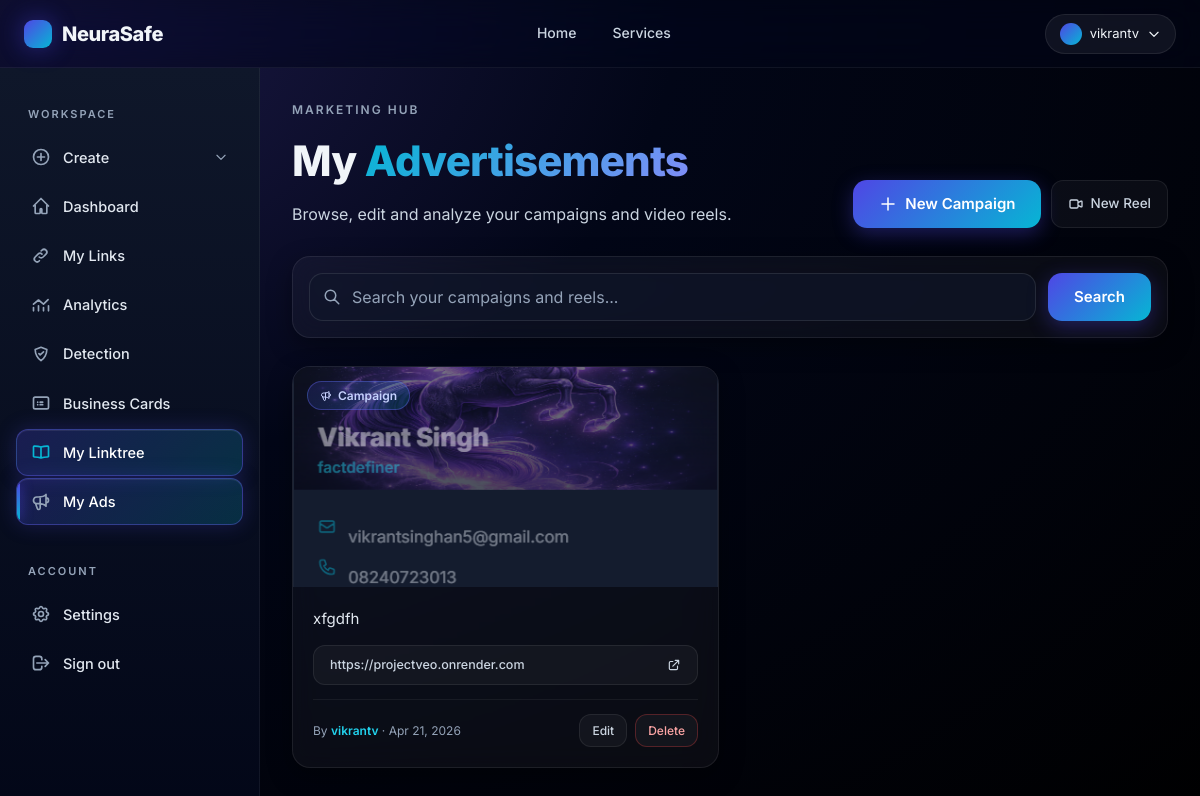
The app's page /advertisements/my-content/ (signed in) with its own data.
### advertisements/models.py (models this page shows, shortened)
class Campaign(models.Model):
    user = models.ForeignKey(User, on_delete=models.CASCADE)
    url = models.URLField(max_length=200)
    description = models.TextField()
    image = models.ImageField(upload_to='campaign_images/')
    created_at = models.DateTimeField(auto_now_add=True)
    like_count = models.PositiveIntegerField(default=0)

### advertisements/views.py (the view)
# urls.py: path('my-content/', views.my_content, name='my_content'),
@login_required
def my_content(request):
    campaigns = Campaign.objects.filter(user=request.user)
    reels = Reel.objects.filter(user=request.user)
    content = sorted(list(campaigns) + list(reels), key=lambda x: x.created_at, reverse=True)
    return render(request, 'advertisements/my_content.html', {'content': content})

### advertisements/templatetags/custom_tags.py (called while the page is built)
@register.filter
def model_name(value):
    if isinstance(value, Model):
        return value._meta.model_name
    return ''
    return Comment.objects.filter(content_type=content_type, object_id=item.id).count()

### templates/advertisements/my_content.html (shortened to what this page needs)
{% extends "basehome/base.html" %}
{% load custom_tags %}
{% load static %}
{% block content %}
<div class="ns-app-content" data-testid="my-ads-root">
  <div class="animate-fade-in-up" style="display: flex; align-items: flex-end; justify-content: space-between; gap: 20px; flex-wrap: wrap; margin-bottom: 28px;">
    <div>
      <p style="color: var(--text-muted); font-size: 12px; letter-spacing: 2px; text-transform: uppercase; font-weight: 600; margin: 0 0 8px;">Marketing Hub</p>
      <h1 style="font-size: clamp(28px, 4vw, 42px); font-weight: 800; letter-spacing: -0.02em; margin: 0;">
        My <span class="text-gradient-cyan">Advertisements</span>
      </h1>
      <p style="color: var(--text-secondary); margin: 8px 0 0;">Browse, edit and analyze your campaigns and video reels.</p>
    </div>
    <div style="display: flex; gap: 10px; flex-wrap: wrap;">
      <a href="{% url 'content_create' 'campaign' %}" class="ns-btn-primary" data-testid="create-campaign-btn">
        <svg width="18" height="18" fill="none" stroke="currentColor" viewBox="0 0 24 24"><path stroke-linecap="round" stroke-linejoin="round" stroke-width="2" d="M12 4v16m8-8H4"/></svg>
        New Campaign
      </a>
      <a href="{% url 'content_create' 'reel' %}" class="ns-btn-ghost" data-testid="create-reel-btn">
        <svg width="16" height="16" fill="none" stroke="currentColor" viewBox="0 0 24 24"><path stroke-linecap="round" stroke-linejoin="round" stroke-width="2" d="M15 10l4.553-2.276A1 1 0 0121 8.618v6.764a1 1 0 01-1.447.894L15 14M5 18h8a2 2 0 002-2V8a2 2 0 00-2-2H5a2 2 0 00-2 2v8a2 2 0 002 2z"/></svg>
        New Reel
      </a>
    </div>
  </div>
  <form method="get" action="{% url 'search' %}" class="ns-card animate-fade-in-up delay-1" style="padding: 16px; display: flex; gap: 12px; align-items: center; flex-wrap: wrap; margin-bottom: 28px;" data-testid="search-form">
    <div style="flex: 1; min-width: 240px; position: relative;">
      <input type="text" name="q" placeholder="Search your campaigns and reels..." style="padding-left: 42px !important; width: 100%;" data-testid="search-input">
    </div>
    <button type="submit" class="ns-btn-primary" data-testid="search-submit">Search</button>
  </form>
  {% if content %}
  <div style="display: grid; grid-template-columns: repeat(auto-fill, minmax(320px, 1fr)); gap: 22px;" data-testid="content-grid">
    {% for item in content %}
      <article class="ns-card animate-fade-in-up" style="padding: 0; overflow: hidden; display: flex; flex-direction: column;" data-testid="content-card-{{ item.id }}">
        {% if item|model_name == 'campaign' %}
          <div style="position: relative; height: 220px; overflow: hidden; background: rgba(15,23,42,0.6);">
            <img src="{{ item.image.url }}" alt="Campaign" style="width: 100%; height: 100%; object-fit: cover; transition: transform 0.5s ease;" onmouseover="this.style.transform='scale(1.05)'" onmouseout="this.style.transform='scale(1)'">
            <span class="ns-badge primary" style="position: absolute; top: 14px; left: 14px;">
              Campaign
            </span>
          </div>
          <div style="padding: 20px; flex: 1; display: flex; flex-direction: column;">
            <p style="color: var(--text-soft); font-size: 15px; line-height: 1.6; margin: 0 0 14px; flex: 1;">{{ item.description|truncatewords:22 }}</p>
            <a href="{{ item.url }}" target="_blank" class="ns-btn-ghost" style="width: 100%; justify-content: space-between; margin-bottom: 14px; word-break: break-all; font-size: 12.5px;">
              <span style="overflow: hidden; text-overflow: ellipsis; white-space: nowrap; min-width: 0;">{{ item.url }}</span>
              <svg width="14" height="14" fill="none" stroke="currentColor" viewBox="0 0 24 24" style="flex-shrink: 0;"><path stroke-linecap="round" stroke-linejoin="round" stroke-width="2" d="M10 6H6a2 2 0 00-2 2v10a2 2 0 002 2h10a2 2 0 002-2v-4M14 4h6m0 0v6m0-6L10 14"/></svg>
            </a>
            <div style="display: flex; align-items: center; justify-content: space-between; border-top: 1px solid rgba(255,255,255,0.06); padding-top: 14px;">
              <p style="color: var(--text-muted); font-size: 12px; margin: 0;">By <span style="color: var(--secondary-400); font-weight: 600;">{{ item.user.username }}</span> · {{ item.created_at|date:"M d, Y" }}</p>
              {% if user.is_authenticated %}
              <div style="display: flex; gap: 8px;">
                <a href="{% url 'update_content' 'campaign' item.id %}" class="ns-btn-ghost" style="padding: 6px 12px; font-size: 12px;" data-testid="edit-campaign-{{ item.id }}">Edit</a>
                <a href="{% url 'delete_content' 'campaign' item.id %}" class="ns-btn-ghost" style="padding: 6px 12px; font-size: 12px; color: #fca5a5; border-color: rgba(239,68,68,0.3);" data-testid="delete-campaign-{{ item.id }}">Delete</a>
              </div>
              {% endif %}
            </div>
          </div>
        {% endif %}
      </article>
    {% endfor %}
  </div>
  {% endif %}
</div>
{% endblock %}

### templates/basehome/base.html (shortened to what this page needs)
{% load compress %}
{% load static %}
{% load chat_tags %}
<!DOCTYPE html>
<html lang="en">
<head>
  {% compress css %}
  <link rel="stylesheet" href="{% static 'src/output.css' %}" />
  {% endcompress %}
  <link rel="stylesheet" href="{% static 'css/modern-theme.css' %}" />
</head>
<body class="p-0 m-0">
<nav class="ns-navbar" aria-label="Primary">
  <div class="ns-navbar-inner">
    <a href="{% url 'landingpage' %}" class="ns-brand" data-testid="brand-home-link">
      <span class="ns-logo-dot"></span>
      <span>NeuraSafe</span>
    </a>
    <div class="ns-nav-links" role="navigation">
      <a href="{% url 'landingpage' %}" data-testid="nav-home">Home</a>
      <a href="{% url 'service' %}" data-testid="nav-services">Services</a>
    </div>
    <div class="ns-nav-cta">
      {% if user.is_authenticated %}
        <div style="position: relative;">
          <button id="user-menu-button" class="ns-user-chip" data-testid="user-menu-button" type="button" aria-haspopup="true" aria-expanded="false">
            <span class="ns-avatar"></span>
            <span>{{ user.username }}</span>
            <svg width="14" height="14" fill="none" stroke="currentColor" viewBox="0 0 24 24"><path stroke-linecap="round" stroke-linejoin="round" stroke-width="2" d="M19 9l-7 7-7-7"/></svg>
          </button>
        </div>
      {% else %}
        <a href="{% url 'login' %}" class="ns-btn-ghost" data-testid="nav-login">Login</a>
        <a href="{% url 'signup' %}" class="ns-btn-primary" style="padding: 9px 20px; font-size: 14px;" data-testid="nav-signup">Get Started</a>
      {% endif %}
    </div>
  </div>
</nav>
{% if user.is_authenticated %}
<aside id="ns-sidebar" class="ns-sidebar" aria-label="Application">
  <div class="ns-section-label">Workspace</div>
  <ul>
    <li x-data="{ open: {% if request.resolver_match.url_name in 'userdashboard customize_short_url generate_qr_code create_landing_page create_business_card' %}true{% else %}false{% endif %} }">
      <button @click="open = !open" class="ns-nav-item" data-testid="sidebar-create-toggle" type="button">
        <svg xmlns="http://www.w3.org/2000/svg" fill="none" stroke="currentColor" viewBox="0 0 24 24"><path stroke-linecap="round" stroke-linejoin="round" stroke-width="2" d="M12 7.757v8.486M7.757 12h8.486M21 12a9 9 0 1 1-18 0 9 9 0 0 1 18 0Z"/></svg>
        <span style="flex:1; text-align:left;">Create</span>
        <svg :class="{ 'rotate-180': open }" style="width:14px; height:14px; transition: transform 0.25s ease;" fill="none" stroke="currentColor" viewBox="0 0 24 24"><path stroke-linecap="round" stroke-linejoin="round" stroke-width="2" d="M19 9l-7 7-7-7"/></svg>
      </button>
    </li>
    <li><a href="{% url 'dashboard' %}" class="ns-nav-item {% if request.resolver_match.url_name == 'dashboard' %}active{% endif %}" data-testid="sidebar-dashboard">
      <svg xmlns="http://www.w3.org/2000/svg" fill="none" stroke="currentColor" viewBox="0 0 24 24"><path stroke-linecap="round" stroke-linejoin="round" stroke-width="2" d="M3 12l9-9 9 9M5 10v10a1 1 0 001 1h4a1 1 0 001-1v-4a1 1 0 011-1h0a1 1 0 011 1v4a1 1 0 001 1h4a1 1 0 001-1V10"/></svg>
      <span>Dashboard</span>
    </a></li>
    <li><a href="{% url 'user_links' %}" class="ns-nav-item {% if request.resolver_match.url_name == 'user_links' %}active{% endif %}" data-testid="sidebar-links">
      <span>My Links</span>
    </a></li>
    <li><a href="{% url 'analytics_view' %}" class="ns-nav-item {% if request.resolver_match.url_name == 'analytics_view' %}active{% endif %}" data-testid="sidebar-analytics">
      <svg xmlns="http://www.w3.org/2000/svg" fill="none" stroke="currentColor" viewBox="0 0 24 24"><path stroke-linecap="round" stroke-linejoin="round" stroke-width="2" d="M3 15v4m6-6v6m6-4v4m6-6v6M3 11l6-5 6 5 5.5-5.5"/></svg>
      <span>Analytics</span>
    </a></li>
<li>
    <a href="{% url 'predict' %}" class="ns-nav-item {% if request.resolver_match.url_name == 'predict' %}active{% endif %}" data-testid="sidebar-detection">
        <span>Detection</span>
    </a>
</li>
    <li><a href="{% url 'business_card_list' %}" class="ns-nav-item {% if request.resolver_match.url_name == 'business_card_list' %}active{% endif %}" data-testid="sidebar-business-card">
      <svg xmlns="http://www.w3.org/2000/svg" fill="none" stroke="currentColor" viewBox="0 0 24 24"><path stroke-linecap="round" stroke-linejoin="round" stroke-width="2" d="M3 7a2 2 0 012-2h14a2 2 0 012 2v10a2 2 0 01-2 2H5a2 2 0 01-2-2V7zM8 11h.01M11 11h3M8 14h.01M11 14h3"/></svg>
      <span>Business Cards</span>
    </a></li>
    <li><a href="{% url 'profile_dashboard' %}" class="ns-nav-item ns-nav-item-featured {% if request.resolver_match.url_name == 'profile_dashboard' %}active{% endif %}" data-testid="sidebar-linktree">
      <span>My Linktree</span>
    </a></li>
    <li><a href="{% url 'my_content' %}" class="ns-nav-item {% if request.resolver_match.url_name == 'my_content' %}active{% endif %}" data-testid="sidebar-my-ads">
      <span>My Ads</span>
    </a></li>
  </ul>
  <div class="ns-section-label" style="margin-top: 24px;">Account</div>
  <ul>
    <li><a href="{% url 'settings' %}" class="ns-nav-item {% if request.resolver_match.url_name == 'settings' %}active{% endif %}" data-testid="sidebar-settings">
      <span>Settings</span>
    </a></li>
    <li><a href="{% url 'logout' %}" class="ns-nav-item" data-testid="sidebar-logout">
      <svg xmlns="http://www.w3.org/2000/svg" fill="none" stroke="currentColor" viewBox="0 0 24 24"><path stroke-linecap="round" stroke-linejoin="round" stroke-width="2" d="M17 16l4-4m0 0l-4-4m4 4H7m6 4v1a3 3 0 01-3 3H6a3 3 0 01-3-3V7a3 3 0 013-3h4a3 3 0 013 3v1"/></svg>
      <span>Sign out</span>
    </a></li>
  </ul>
</aside>
{% endif %}
<div id="contentss">
  {% block content %}{% endblock %}
</div>
</body>
</html>

### records on screen
Campaign: image (picture), description "xfgdfh", url "https://projectveo.onrender.com", user.username "vikrantv", created_at "Apr 21, 2026"

### other values on screen
{{ user.username }} "vikrantv"
